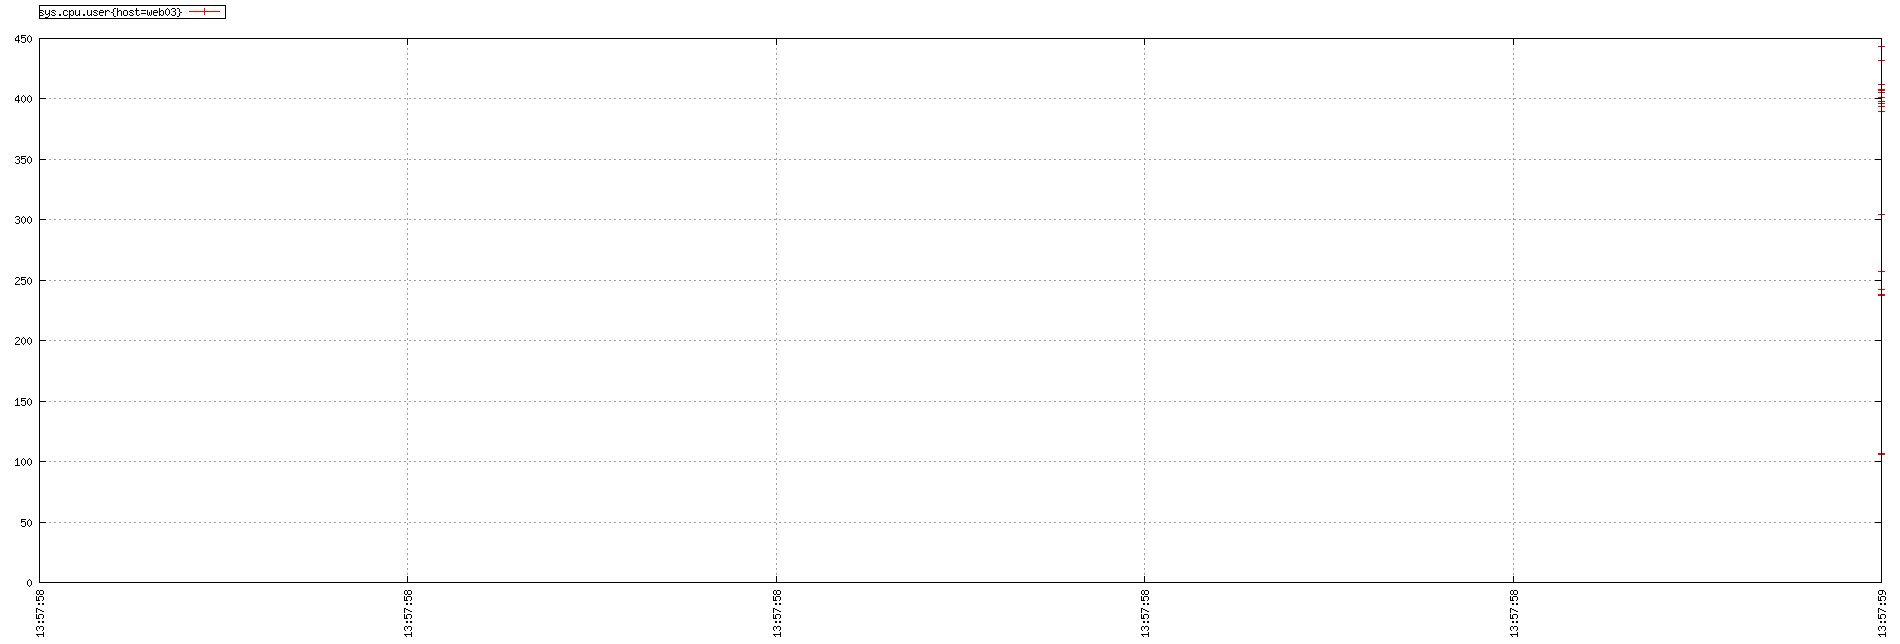

Write gnuplot code to recreate this figure.
set term png small size 1900,644
set xdata time
set timefmt "%s"
if (GPVAL_VERSION < 4.6) set xtics rotate; else set xtics rotate right
set output "${TMPDIR-'tmp'}/tsd/7d7ad616.png"
set xrange ["1673963878":"1673963879"]
set format x "%H:%M:%S"
set grid
set style data linespoint
set yrange [0:]
set key out left top horiz box
plot  "${TMPDIR-'tmp'}/tsd/7d7ad616_0.dat" using 1:2 title "sys.cpu.user{host=web03}"
